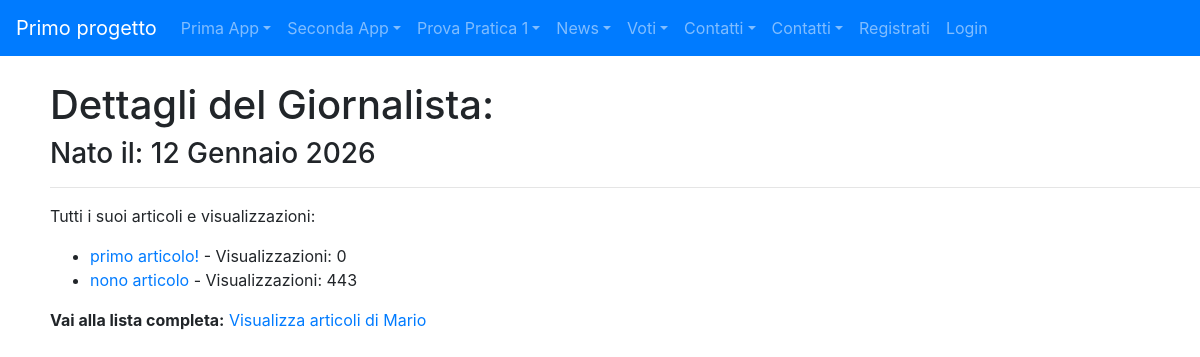
Screenshot of /news/giornalista_detail/1 with the database file from the repository.
### news/models.py (models this page shows, shortened)
class Giornalista(models.Model):
    nome=models.CharField(max_length=20)
    cognome=models.CharField(max_length=20)
    anno_di_nascita=models.DateField(blank=True)
    class Meta:
        verbose_name="Giornalista"
        verbose_name_plural="Giornalisti"

class Articolo(models.Model):
    titolo=models.CharField(max_length=100)
    contenuto=models.TextField()
    giornalista=models.ForeignKey(Giornalista, on_delete=models.CASCADE, related_name="articoli")
    data=models.DateField(blank=True)
    visualizzazioni=models.IntegerField(default=0, blank=True)
    class Meta:
        verbose_name="Articolo"
        verbose_name_plural="Articoli"

### news/views.py (the view)
# urls.py: path("giornalista_detail/<int:pk>", giornalistaDetail, name="giornalista_detail"),
def giornalistaDetail(request, pk):
    giornalista = get_object_or_404(Giornalista, pk=pk)
    articoli = Articolo.objects.filter(giornalista=giornalista)
    context = {"giornalista": giornalista, "articoli": articoli}
    return render(request, "giornalista_detail.html", context)

### news/templates/news/giornalista_detail.html (shortened to what this page needs)
{% extends 'base.html' %}
{% block content %}
  <h1>Dettagli del Giornalista: {{ articolo.giornalista }}</h1>
  <h3>Nato il: {{ giornalista.anno_di_nascita }}</h3>
  <hr />
  <p>Tutti i suoi articoli e visualizzazioni:</p>
  <ul>
    {% for articolo in articoli %}
      <li>
        <a href="{% url 'news:lista_articoli' articolo.id %}">{{ articolo.titolo }}</a>
        - Visualizzazioni: {{ articolo.visualizzazioni }}
      </li>
    {% empty %}
      <li>Nessun articolo trovato per questo giornalista.</li>
    {% endfor %}
  </ul>
  <p>
    <strong>Vai alla lista completa:</strong>
    <a href="{% url 'news:lista_articoli' giornalista.id %}">
      Visualizza articoli di {{ giornalista.nome }}
    </a>
  </p>
{% endblock %}

### rows the page displays
Giornalista: anno_di_nascita "12 Gennaio 2026", nome "Mario"
Articolo: titolo "primo articolo!", visualizzazioni "0"
Articolo: titolo "nono articolo", visualizzazioni "443"
